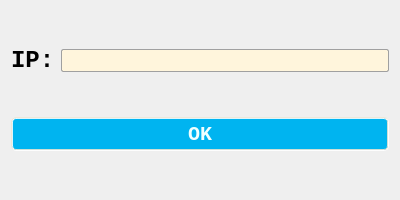
<?xml version="1.0" encoding="UTF-8"?>
<ui version="4.0">
 <class>SwitchServerIP</class>
 <widget class="QWidget" name="SwitchServerIP">
  <property name="geometry">
   <rect>
    <x>0</x>
    <y>0</y>
    <width>400</width>
    <height>200</height>
   </rect>
  </property>
  <property name="windowTitle">
   <string>Switch server IP</string>
  </property>
  <property name="styleSheet">
   <string notr="true">
#login, #MainWindow,#SwitchServerIP
{
    /*背景色，蓝到淡黄渐变*/
    /*渐变色:rgba中最后一值为透明度,0_255&lt;-&gt;完全透明_不透明*/
    background-color: qradialgradient(cx:0.25, cy:0.25, radius:0.75, fx:0.618 fy:0.618,
                                        stop:0 rgba(20,150,220,240),
                                        stop:1 rgba(255,245,220,240));
}

#login
{
    /*宽高*/
    width: 800px;
    height: 500px;
}

#label_picture
{
    /*背景图片，注意格式*/
    border-image:url(:/res/background-images/login1.jpg) 4 4 4 4 strech strech;
    /*为logo采用特殊字体*/
    font-family: Chiller;
    font-size: 80px;
    font-weight:bold;
}


#pushButton_Login
{
    font-family:STXinwei;
    font-size: 24px;
    font-weight:bold;
}


QComboBox
{
    /*背景，淡黄*/
    background: rgb(255,245,220);
    /*边框，蓝绿*/
    border-color: rgb(0,140,180);
    border-style: groove;
    border-radius: 3px;
    border-width: 2px;
    /*前景/字体*/
    color: black;
    font-family: consolas;
    font-size: 24px;
    /*内边距*/
    padding-top: 2px;
    padding-left: 2px;
    /*宽高*/
    height: 30px;
}
/*下拉框格式*/
QComboBox QAbstractItemView
{
    /*背景，淡黄*/
    background: rgb(255,245,220);
    /*前景/字体*/
    color: black;
    font-family: consolas;
    font-size: 24px;
    /*内边距*/
    padding-top: 2px;
    padding-left: 2px;
    /*宽高*/
    height: 30px;
}
/*选中效果*/
QComboBox:on
{
    padding-top: 3px;
    padding-left: 4px;
}
/*下拉箭头容器*/
QComboBox::drop-down
{
    width: 32px;
    height: 32px;
}

/*下拉箭头*/
QComboBox::down-arrow
{
    image: url(:/res/icons/xia_la.png);
}
/*下拉箭头选中效果*/
QComboBox::down-arrow:on
{
    image: url(:/res/icons/shang_la.png);
}

/*确认框*/
QCheckBox
{
    /*前景/字体*/
    color: black;
    font-family: consolas;
    font-size: 24px;
    /*内边距*/
    padding-left:5px;
}

QCheckBox::indicator{/*选择框尺寸*/
    background-color: rgba(255, 255, 255, 0);
    border: 0px solid #b1b1b1;
        width: 30px;
        height: 30px;
}

QCheckBox::indicator:unchecked
{
    image: url(:/res/icons/kaiguan_guan.png);
}

QCheckBox::indicator:checked
{
    image: url(:/res/icons/kaiguan_kai.png);
}


/*按钮*/
QPushButton,QRadioButton
{
    /*背景，偏深蓝*/
    background-color: rgb(0,180,240);
    /*边框,淡黄*/
    border-color: rgba(240,230,210,220);
    border-radius: 5px;
    border-style: groove;
    border-width: 2px;
    /*前景/字体，淡蓝*/
    color: rgb(240,255,255);
    font-family: consolas;
    font-size: 20px;
    font-weight:bold;
    /*内边距*/
    /*宽高*/
    height:30px;
}

/*悬停时，背景变为淡蓝色，字体变为白色*/
QRadioButton:hover,QPushButton:hover
{
    background-color: rgb(100,180,250);
    color: white;
}

/*按下时，背景变为蓝绿色，显示边框效果*/
QPushButton:pressed,QRadioButton:pressed
{
    /*背景*/
    background-color: rgb(0,140,180);
    /*边框*/
    border-style: inset;
    /*前景/字体*/
    color: white;
    /*内边距*/
    padding-left:2px;
    padding-top:2px;
}


QLabel
{
    font-family: consolas;
    font-size: 24px;
    font-weight:bold;
    /*设置QLabel字体为居中*/
    qproperty-alignment:AlignCenter;
}


QTableWidget
{
    /*背景，淡黄*/
    background: rgb(255,245,220);
    /*选中背景，蓝色*/
    selection-background-color: rgb(10, 140, 220);
    /*边框，蓝绿*/
    border-color: rgb(0,140,180);
    border-style: groove;
    border-radius: 3px;
    border-width: 2px;
    /*前景/字体*/
    color: black;
    font-family: consolas;
    font-size: 24px;
    /*宽高*/
    height: 30px;
}

QPlainTextEdit, QListWidget, QLineEdit, QTreeWidget
{
    /*背景，淡黄*/
    background: rgb(255,245,220);
    /*选中背景，蓝色*/
    selection-background-color: rgb(10, 140, 220);
    selection-color: white;
    /*无边框*/

    /*前景/字体*/
    color: black;
    font-family: consolas;
    font-size: 16px;
}

QTreeWidget::item
{
    /*背景，淡黄*/
    background: rgb(255,245,220);
    /*选中背景，蓝色*/
    selection-background-color: rgb(10, 140, 220);
    selection-color: rgb(10, 140, 220);
    /*无边框*/

    /*前景/字体*/
    color: black;
    font-family: consolas;
    font-size: 16px;
}

QPlainTextEdit, QLineEdit
{
    /*窄边框，灰色*/
    border-color: rgb(160, 160, 160);
    border-style: solid;
    border-radius: 2px;
    border-width: 1px;
}
</string>
  </property>
  <layout class="QVBoxLayout" name="verticalLayout">
   <item>
    <layout class="QHBoxLayout" name="horizontalLayout">
     <item>
      <widget class="QLabel" name="label">
       <property name="sizePolicy">
        <sizepolicy hsizetype="Preferred" vsizetype="Fixed">
         <horstretch>0</horstretch>
         <verstretch>0</verstretch>
        </sizepolicy>
       </property>
       <property name="font">
        <font>
         <family>consolas</family>
         <pointsize>-1</pointsize>
         <weight>75</weight>
         <bold>true</bold>
        </font>
       </property>
       <property name="text">
        <string>IP:</string>
       </property>
      </widget>
     </item>
     <item>
      <widget class="QLineEdit" name="lineEdit">
       <property name="font">
        <font>
         <family>consolas</family>
         <pointsize>-1</pointsize>
        </font>
       </property>
      </widget>
     </item>
    </layout>
   </item>
   <item>
    <widget class="QPushButton" name="pushButton">
     <property name="font">
      <font>
       <family>consolas</family>
       <pointsize>-1</pointsize>
       <weight>75</weight>
       <bold>true</bold>
      </font>
     </property>
     <property name="text">
      <string>OK</string>
     </property>
    </widget>
   </item>
  </layout>
 </widget>
 <resources/>
 <connections/>
</ui>
